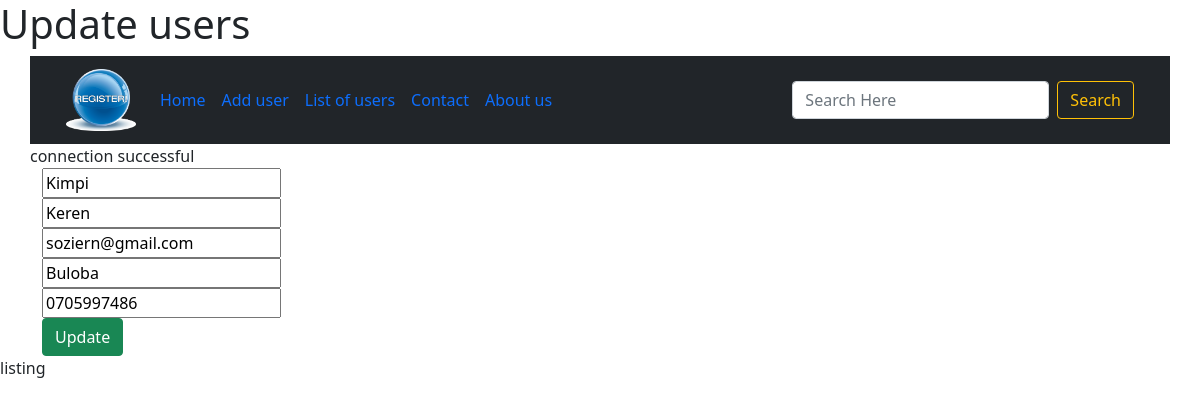
The page /update.php?id=27 on the database its author committed.
### tables this page shows
CREATE TABLE `registration` (
  `id` int(10) NOT NULL,
  `first_name` varchar(10) NOT NULL,
  `second_name` varchar(10) NOT NULL,
  `addres` varchar(30) NOT NULL,
  `telephone` varchar(12) NOT NULL,
  `email` varchar(100) NOT NULL
);

### includes/process_update.php (called while the page is built, shortened)
<?php
require_once "connect.php";
          if (isset($_GET['id']) && is_numeric($_GET['id'])) {
            $id = $_GET['id'];
             $query = "SELECT * FROM registration WHERE id = ?";
             $stmt = mysqli_prepare($connection,$query);
             mysqli_stmt_bind_param($stmt, "i", $id);
             mysqli_stmt_execute($stmt);
             $result = mysqli_stmt_get_result($stmt);
             $data = mysqli_fetch_assoc($result);
            }
      ?>

### update.php (the view, shortened to what this page needs)
<!DOCTYPE html>
<html lang="en">
<head>
    <h1>Update users</h1>
</head>
<body>
<div class="container">
      <div class="row">
      <?php include 'includes/nav.php'; ?>
      <?php include "includes/process_update.php";?>
        <form action="includes/process_registration.php" method="post">
          <div class="form-group">
            <input type="text" name="first_name"placeholder="First Name" value="<?php echo $data['first_name'];?>">
          </div>
          <div class="form-group">
            <input type="text"name="second_name"placeholder="Second Name" value="<?php echo $data['second_name'];?>">
          </div>
          <div class="form-group">
            <input type="text"name="email" placeholder="Email" value="<?php echo $data['email'];?>">
          </div>
          <div class="form-group">
            <input type="text"name="addres"placeholder="Addres" value="<?php echo $data['addres'];?>">
          </div>
          <div class="form-group">
            <input type="number"name="telephone"placeholder="Telephone" value="<?php echo $data['telephone'];?>">
          </div>
          <button type="submit" class="btn btn-success">Update</button>
        </form>
      </div>
      </div>
</body>
<html>listing</html>

### rows shown on the page
registration: first_name "Kimpi", second_name "Keren", email "soziern@gmail.com", addres "Buloba", telephone "0705997486"
